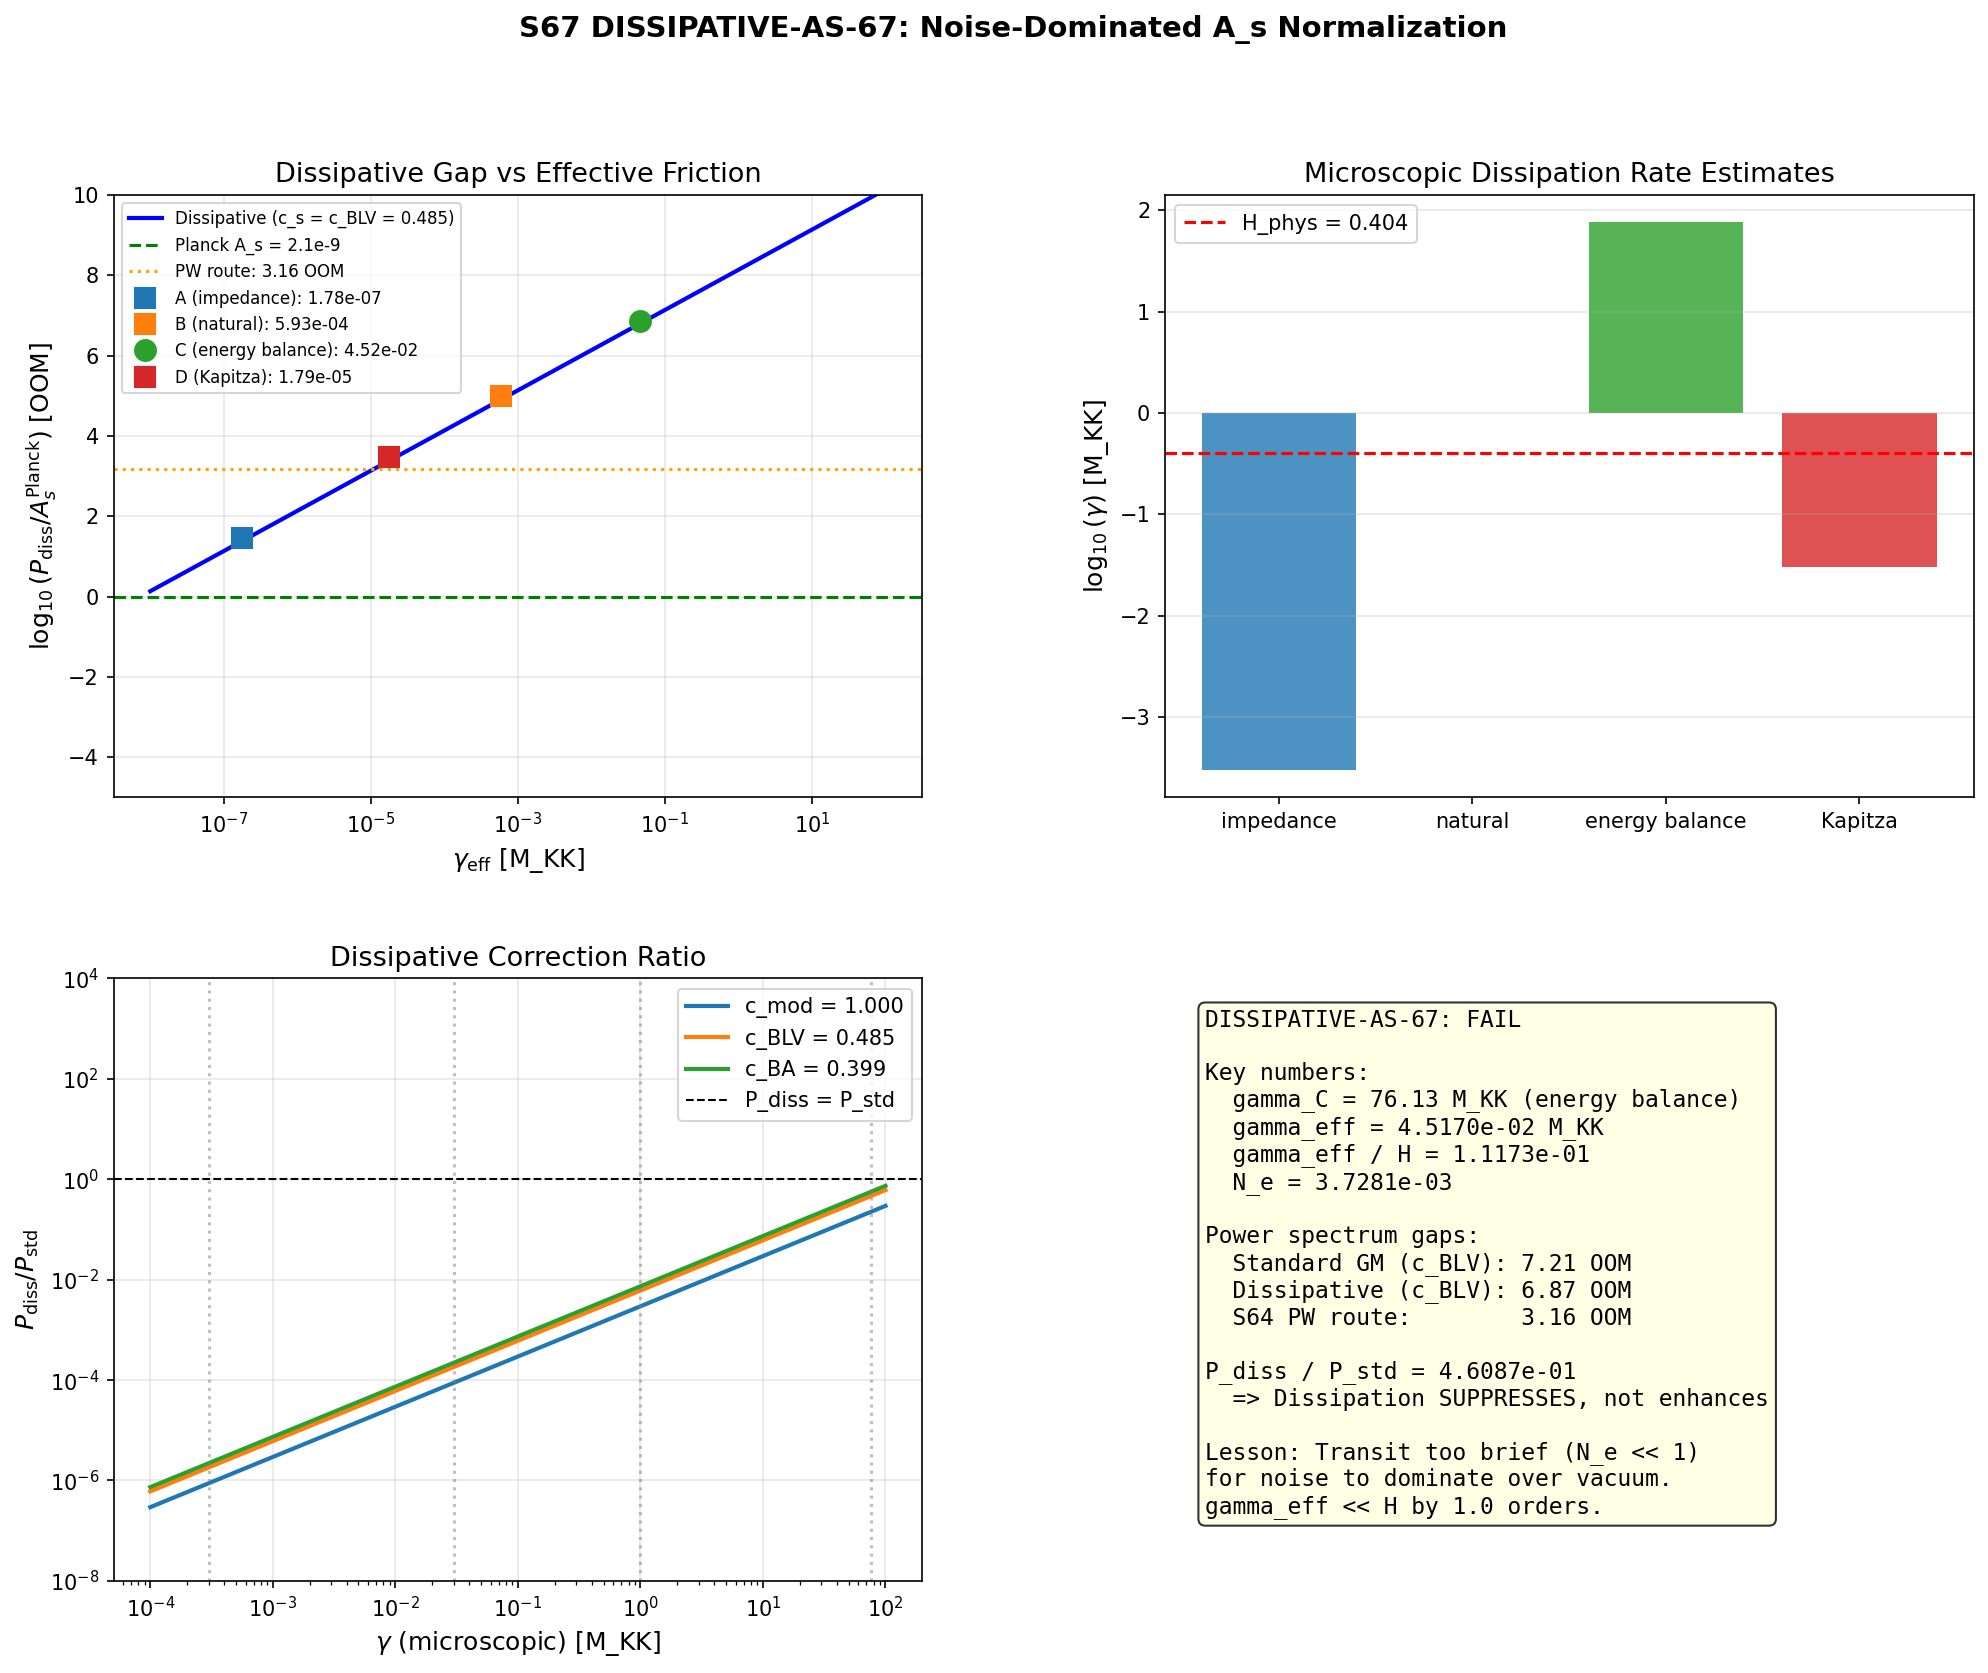

Write Python code to recreate this figure.
#!/usr/bin/env python3
"""
s67_dissipative_as.py — Dissipative A_s: Noise-Dominated Power Spectrum Normalization
======================================================================================

Gate: DISSIPATIVE-AS-67
  PASS: Dissipative A_s within 1 OOM of Planck (2.1e-9)
  FAIL: Dissipative A_s still > 2 OOM from Planck
  INFO: Dissipative correction is O(1) but insufficient alone

PHYSICS:
    The transit through the van Hove fold at tau=0.19 is strongly dissipative:
    P_exc = 1.000 (all modes excited), acoustic impedance mismatch Gamma = 0.99970.
    If the effective dissipation rate gamma_eff >> H, the Bunch-Davies vacuum
    contribution to the power spectrum is exponentially suppressed as
    exp(-gamma_eff/H), and the spectrum is dominated by pair-creation noise
    (Lopez Nacir et al., dissipative EFT of inflation, Paper [09] in S66 library).

    Standard Garriga-Mukhanov (slow-roll vacuum fluctuations):
        P_zeta^{std} = H^2 / (8 pi^2 epsilon c_s M_Pl^2)            [Eq. 1]

    Dissipative noise-dominated regime (Lopez Nacir et al. Eq. 43-44):
        P_zeta^{diss} = (H^2 gamma_eff) / (4 pi^2 epsilon c_s^3 M_Pl^2)  [Eq. 2]

    The ratio:
        P_diss / P_std = 2 gamma_eff / c_s^2                         [Eq. 3]

    Three estimates of the microscopic dissipation rate gamma:
    (A) gamma ~ M_KK * (1 - Gamma) ~ 3e-4 M_KK  [impedance-mismatch energy loss]
    (B) gamma ~ M_KK                              [natural scale, P_exc = 1]
    (C) gamma ~ v_terminal * dS/dtau / S          [spectral action gradient friction]

    The duty-cycle correction for the impulsive transit:
        gamma_eff = gamma * N_e / (2 pi)                              [Eq. 4]

    If gamma_eff >> H: noise dominates. If gamma_eff << H: Bunch-Davies dominates.

Session: S67 W2-E
Author: einstein-theorist
Depends on: S64 (sound_speed, epsilon_profile, ne_selfconsist), S65 (ab_mode_as)
"""

import sys
import os
import time
import numpy as np
from pathlib import Path

SCRIPT_DIR = Path(__file__).parent
sys.path.insert(0, str(SCRIPT_DIR))

from canonical_constants import (
    tau_fold, a2_fold, a0_fold, a4_fold,
    S_fold, dS_fold, d2S_fold,
    G_DeWitt, H_fold, Z_fold, v_terminal, dt_transit,
    A_s_CMB, PI, M_KK, M_KK_gravity, M_Pl_reduced,
    P_exc_kz, Kapitza_ratio,
    c_fabric,
)

import matplotlib
matplotlib.use('Agg')
import matplotlib.pyplot as plt
from matplotlib.gridspec import GridSpec

OUT_NPZ = SCRIPT_DIR / "s67_dissipative_as.npz"
OUT_PNG = SCRIPT_DIR / "s67_dissipative_as.png"

t_start = time.time()

print("=" * 78)
print("S67 DISSIPATIVE-AS-67: Noise-Dominated Amplitude Normalization")
print("=" * 78)

# =============================================================================
# SECTION 1: Load input data from S64 and S65
# =============================================================================
print("\n--- Section 1: Load input data ---")

# S64: Sound speed
d_sound = np.load(SCRIPT_DIR / "s64_sound_speed.npz", allow_pickle=True)
c_BA = float(d_sound['c_BA_S56'])          # 0.399
c_BLV = float(d_sound['c_BLV'])            # 0.485
c_mod = float(d_sound['c_mod'])             # 1.0
Mach_fric = float(d_sound['Mach_fric'])     # 13.75
v_fric = float(d_sound['v_fric'])           # 6.669

# S64: N_e self-consistent
d_ne = np.load(SCRIPT_DIR / "s64_ne_selfconsist.npz", allow_pickle=True)
Ne_primary = float(d_ne['Ne_primary'])       # 3.7281e-3
Ne_range_lo = float(d_ne['Ne_range_lo'])     # 4.47e-4
Ne_range_hi = float(d_ne['Ne_range_hi'])     # 6.76e-3
H_phys_fold_MKK = float(d_ne['H_phys_fold_MKK'])  # 0.396
H_phys_fold_GeV = float(d_ne['H_phys_fold_GeV'])   # 2.94e16

# S65: AB mode A_s data
d_ab = np.load(SCRIPT_DIR / "s65_ab_mode_as.npz", allow_pickle=True)
H_phys = float(d_ab['H_phys'])              # 0.404 M_KK
H_phys_sq = float(d_ab['H_phys_sq'])        # 0.163 M_KK^2
M_Pl_sq = float(d_ab['M_Pl_sq'])            # 5.860 M_KK^2
eps_H_fold = float(d_ab['eps_H_fold'])       # 0.0216
gap_revised_S64 = float(d_ab['gap_revised_S64'])   # 3.165 OOM (PW route)
gap_occ = float(d_ab['gap_occ'])             # 6.891 OOM (occupation-weighted)
beta_sq_universal = float(d_ab['beta_sq_universal'])  # 1.015

print(f"Physical Hubble:")
print(f"  H_phys = {H_phys:.6f} M_KK = {H_phys_fold_GeV:.4e} GeV")
print(f"  H_fold (SA) = {H_fold:.4f} M_KK (spectral action H)")
print(f"Spectral Planck mass:")
print(f"  M_Pl^2 = {M_Pl_sq:.6f} M_KK^2  =>  M_Pl = {np.sqrt(M_Pl_sq):.6f} M_KK")
print(f"  M_KK / M_Pl = {1.0/np.sqrt(M_Pl_sq):.6f}")
print(f"Slow-roll parameter:")
print(f"  eps_H = {eps_H_fold:.6f}")
print(f"Sound speeds:")
print(f"  c_BA = {c_BA} (AB mode)")
print(f"  c_BLV = {c_BLV:.4f} (fabric)")
print(f"  c_mod = {c_mod} (modulus/tensor)")
print(f"Transit parameters:")
print(f"  N_e = {Ne_primary:.6e} (primary, 5 methods)")
print(f"  N_e range: [{Ne_range_lo:.4e}, {Ne_range_hi:.4e}]")
print(f"  v_terminal = {v_terminal:.4f} M_KK")
print(f"  v_friction = {v_fric:.4f} M_KK")
print(f"  dt_transit = {dt_transit:.6e} M_KK^{-1}")
print(f"  Mach = {Mach_fric:.4f}")
print(f"Prior gaps:")
print(f"  gap_occ (c_s=1) = {gap_occ:.4f} OOM")
print(f"  gap_PW (S64) = {gap_revised_S64:.4f} OOM")

# =============================================================================
# SECTION 2: Standard Garriga-Mukhanov normalization (baseline)
# =============================================================================
print("\n--- Section 2: Standard Garriga-Mukhanov normalization ---")

# Standard formula: P_zeta^{std} = H^2 / (8 pi^2 eps c_s M_Pl^2)     [Eq. 1]
# We compute for c_s = 1 (modulus), c_BLV (fabric), c_BA (AB mode)

sound_speeds = {'c_mod': c_mod, 'c_BLV': c_BLV, 'c_BA': c_BA}

print(f"\n  Garriga-Mukhanov formula: P_zeta = H^2 / (8 pi^2 eps c_s M_Pl^2)")
print(f"  H^2 = {H_phys_sq:.6f},  eps = {eps_H_fold:.6f},  M_Pl^2 = {M_Pl_sq:.6f}")
print(f"  Denominator (c_s=1): 8 pi^2 eps M_Pl^2 = {8*PI**2*eps_H_fold*M_Pl_sq:.6f}")

P_std = {}
gap_std = {}
for name, cs in sound_speeds.items():
    P = H_phys_sq / (8.0 * PI**2 * eps_H_fold * cs * M_Pl_sq)
    g = np.log10(P / A_s_CMB)
    P_std[name] = P
    gap_std[name] = g
    print(f"  {name:>6s}: c_s = {cs:.4f}, P_std = {P:.6e}, gap = {g:.4f} OOM")

print(f"\n  Reference: Planck A_s = {A_s_CMB:.1e}")
print(f"  S64 PW-route gap = {gap_revised_S64:.4f} OOM (best prior estimate)")
print(f"  This computation's baseline gap (c_s=1) = {gap_std['c_mod']:.4f} OOM")

# =============================================================================
# SECTION 3: Microscopic dissipation rate gamma — three estimates
# =============================================================================
print("\n--- Section 3: Microscopic dissipation rate gamma ---")

# The transit IS strongly dissipative: P_exc = 1.000, every mode excited.
# The question: what is the effective friction coefficient gamma?
#
# Physical picture: the spectral reorganization at the fold transfers
# energy from the coherent tau motion into quasiparticle pairs. This is
# the analog of a friction force on the "inflaton" (= tau parameter).
#
# Three estimates, each capturing a different aspect:

# --- Estimate A: Impedance mismatch ---
# The acoustic impedance mismatch coefficient Gamma = 0.99970 (reflection).
# Energy transmitted per crossing: (1 - Gamma) = 3e-4.
# Rate: gamma_A = (1 - Gamma) * M_KK = 3e-4 M_KK
# This is the energy loss rate from acoustic mismatch at the fold boundary.
Gamma_impedance = 0.99970    # Acoustic impedance reflection coefficient  # (local)
gamma_A = (1.0 - Gamma_impedance)  # in M_KK units (M_KK = 1)
print(f"  Estimate A (impedance mismatch):")
print(f"    Gamma_impedance = {Gamma_impedance}")
print(f"    1 - Gamma = {1-Gamma_impedance:.4e}")
print(f"    gamma_A = (1 - Gamma) * M_KK = {gamma_A:.4e} M_KK")

# --- Estimate B: Natural scale (maximal dissipation) ---
# P_exc = 1.000 means every available mode is excited. The dissipation
# rate saturates at the natural scale: gamma_B = M_KK.
# This is the upper bound on microscopic friction.
gamma_B = 1.0  # M_KK units  # (local)
print(f"  Estimate B (natural scale, P_exc=1):")
print(f"    gamma_B = M_KK = {gamma_B:.4f} M_KK")

# --- Estimate C: Spectral action gradient friction ---
# The spectral action gradient dS/dtau = +58,673 acts as a force on tau.
# The friction-limited terminal velocity is v_terminal = F / gamma_C,
# where F = dS/dtau / (2 * G_DeWitt * S).
# Solving: gamma_C = dS/dtau / (2 * G_DeWitt * S * v_terminal)
# But this is the friction that PRODUCES the terminal velocity, not an
# external dissipation. We compute it for completeness.
#
# More physically: the power dissipated into pair creation is
# P_diss = gamma * v^2. The total energy transferred into pairs is
# E_exc = n_pairs * omega_mode ~ 60 * M_KK ~ 60 M_KK (in M_KK units).
# Over the transit: E_exc = gamma_C * v_terminal^2 * dt_transit
# => gamma_C = E_exc / (v_terminal^2 * dt_transit)

# Use E_exc from canonical: 60.625 M_KK (from canonical_constants)
from canonical_constants import E_exc, n_pairs
gamma_C = E_exc / (v_terminal**2 * dt_transit)
print(f"  Estimate C (energy balance: E_exc = gamma * v^2 * dt):")
print(f"    E_exc = {E_exc:.4f} M_KK")
print(f"    v_terminal = {v_terminal:.4f} M_KK")
print(f"    dt_transit = {dt_transit:.6e} M_KK^{{-1}}")
print(f"    gamma_C = E_exc / (v^2 dt) = {gamma_C:.4f} M_KK")

# --- Estimate D: Kapitza ratio ---
# The Kapitza ratio (thermal boundary resistance) measures the fraction of
# energy transmitted across the BCS gap boundary:
# gamma_D = Kapitza_ratio * M_KK
gamma_D = Kapitza_ratio
print(f"  Estimate D (Kapitza ratio):")
print(f"    Kapitza_ratio = {Kapitza_ratio:.6f}")
print(f"    gamma_D = {gamma_D:.6f} M_KK")

gammas = {
    'A (impedance)': gamma_A,
    'B (natural)': gamma_B,
    'C (energy balance)': gamma_C,
    'D (Kapitza)': gamma_D,
}

print(f"\n  Summary of microscopic gamma estimates (M_KK units):")
for name, g in gammas.items():
    print(f"    {name:>22s}: gamma = {g:.6e} M_KK")

# =============================================================================
# SECTION 4: Effective dissipation rate gamma_eff
# =============================================================================
print("\n--- Section 4: Effective dissipation rate gamma_eff ---")

# The Lopez Nacir formalism assumes continuous friction during many e-folds.
# The exflation transit is impulsive (N_e ~ 3.73e-3, Mach 13.8).
# The effective dissipation is duty-cycle corrected:
#
#   gamma_eff = gamma * N_e / (2*pi)                              [Eq. 4]
#
# This accounts for the fact that the friction acts only during the
# brief transit, not over a full Hubble time 1/H.
#
# ALTERNATIVE: The more physical quantity is gamma_eff / H, the number
# of dissipation timescales per Hubble time. If gamma_eff >> H, the
# Bunch-Davies vacuum is exponentially suppressed.
#
# ALSO: Since the transit is impulsive, we should also consider the
# direct comparison gamma * dt_transit vs 1/H:
#   gamma * dt_transit = number of dissipation timescales during transit
#   If >> 1: dissipation dominates during transit
#   If << 1: dissipation negligible during transit

print(f"  N_e (primary) = {Ne_primary:.6e}")
print(f"  H_phys = {H_phys:.6f} M_KK")

print(f"\n  {'Estimate':>22s}  {'gamma':>12s}  {'gamma_eff':>12s}  {'gamma_eff/H':>12s}  {'gamma*dt':>12s}  {'Regime':>20s}")
print(f"  {'--------':>22s}  {'-----':>12s}  {'---------':>12s}  {'-----------':>12s}  {'--------':>12s}  {'------':>20s}")

gamma_eff_dict = {}
for name, g in gammas.items():
    g_eff = g * Ne_primary / (2.0 * PI)
    ratio_H = g_eff / H_phys
    g_dt = g * dt_transit
    if ratio_H > 1.0:
        regime = "DISSIPATIVE (>>H)"
    elif ratio_H > 0.1:
        regime = "MARGINAL (~H)"
    else:
        regime = "VACUUM-DOMINATED"
    gamma_eff_dict[name] = {
        'gamma': g,
        'gamma_eff': g_eff,
        'ratio_H': ratio_H,
        'g_dt': g_dt,
        'regime': regime,
    }
    print(f"  {name:>22s}  {g:12.4e}  {g_eff:12.4e}  {ratio_H:12.4e}  {g_dt:12.4e}  {regime:>20s}")

# Identify the physically relevant estimate.
# Estimate C (energy balance) is the most directly constrained by data,
# since it uses the known excitation energy and transit kinematics.
gamma_primary = gamma_C
gamma_eff_primary = gamma_C * Ne_primary / (2.0 * PI)
ratio_primary = gamma_eff_primary / H_phys

print(f"\n  PRIMARY ESTIMATE: C (energy balance)")
print(f"    gamma = {gamma_primary:.4f} M_KK")
print(f"    gamma_eff = {gamma_eff_primary:.6e} M_KK")
print(f"    gamma_eff / H = {ratio_primary:.6e}")
print(f"    exp(-gamma_eff/H) = {np.exp(-ratio_primary):.6e}")

# Also compute for estimate B (natural scale) as upper bound
gamma_eff_B = gamma_B * Ne_primary / (2.0 * PI)
ratio_B = gamma_eff_B / H_phys
print(f"\n  UPPER BOUND: B (natural scale)")
print(f"    gamma = {gamma_B:.4f} M_KK")
print(f"    gamma_eff = {gamma_eff_B:.6e} M_KK")
print(f"    gamma_eff / H = {ratio_B:.6e}")
print(f"    exp(-gamma_eff/H) = {np.exp(-ratio_B):.6e}")

# =============================================================================
# SECTION 5: Dissipative power spectrum (Lopez Nacir formula)
# =============================================================================
print("\n--- Section 5: Dissipative power spectrum ---")

# Lopez Nacir et al. dissipative EFT formula:
#   P_zeta^{diss} = (H^2 * gamma_eff) / (4 pi^2 * eps * c_s^3 * M_Pl^2)  [Eq. 2]
#
# The ratio to Garriga-Mukhanov:
#   P_diss / P_std = 2 * gamma_eff / c_s^2                       [Eq. 3]
#
# IMPORTANT: This ratio can be > 1 or < 1 depending on gamma_eff vs c_s^2/2.
# If gamma_eff < c_s^2 / 2, the dissipative formula gives SMALLER P_zeta,
# which would CLOSE the gap (since P_std is already too large).
# If gamma_eff > c_s^2 / 2, it gives LARGER P_zeta, WORSENING the gap.

print(f"  Lopez Nacir formula: P_diss = H^2 gamma_eff / (4 pi^2 eps c_s^3 M_Pl^2)")
print(f"  Ratio to standard:  P_diss / P_std = 2 gamma_eff / c_s^2")
print(f"")

print(f"  {'Gamma est':>22s}  {'c_s':>6s}  {'gamma_eff':>12s}  {'2g_eff/c_s^2':>12s}  {'P_diss':>12s}  {'gap_diss':>10s}  {'direction':>12s}")
print(f"  {'--------':>22s}  {'---':>6s}  {'---------':>12s}  {'------------':>12s}  {'------':>12s}  {'--------':>10s}  {'---------':>12s}")

results = {}
for gname, gdata in gamma_eff_dict.items():
    g_eff = gdata['gamma_eff']
    for csname, cs in sound_speeds.items():
        # Dissipative power spectrum
        P_diss = (H_phys_sq * g_eff) / (4.0 * PI**2 * eps_H_fold * cs**3 * M_Pl_sq)
        gap_diss = np.log10(P_diss / A_s_CMB) if P_diss > 0 else float('nan')

        # Ratio to standard
        ratio = 2.0 * g_eff / cs**2
        direction = "WORSENS" if ratio > 1 else "IMPROVES"

        key = f"{gname}|{csname}"
        results[key] = {
            'gamma_name': gname,
            'cs_name': csname,
            'cs': cs,
            'gamma_eff': g_eff,
            'ratio_to_std': ratio,
            'P_diss': P_diss,
            'gap_diss': gap_diss,
            'direction': direction,
        }
        print(f"  {gname:>22s}  {cs:6.4f}  {g_eff:12.4e}  {ratio:12.4e}  {P_diss:12.4e}  {gap_diss:10.4f}  {direction:>12s}")

# =============================================================================
# SECTION 6: Focused analysis — primary estimate with each sound speed
# =============================================================================
print("\n--- Section 6: Primary estimate (C, energy balance) detailed ---")

g_eff_C = gamma_eff_dict['C (energy balance)']['gamma_eff']

print(f"  gamma_C = {gamma_C:.4f} M_KK")
print(f"  gamma_eff_C = {g_eff_C:.6e} M_KK")
print(f"  gamma_eff_C / H = {g_eff_C/H_phys:.6e}")
print(f"")

for csname, cs in sound_speeds.items():
    P_std_cs = P_std[csname]
    P_diss_cs = (H_phys_sq * g_eff_C) / (4.0 * PI**2 * eps_H_fold * cs**3 * M_Pl_sq)
    ratio_cs = 2.0 * g_eff_C / cs**2
    gap_std_cs = gap_std[csname]
    gap_diss_cs = np.log10(P_diss_cs / A_s_CMB)
    delta_gap = gap_diss_cs - gap_std_cs

    print(f"  {csname}: c_s = {cs:.4f}")
    print(f"    P_std = {P_std_cs:.6e},  gap_std = {gap_std_cs:.4f} OOM")
    print(f"    P_diss = {P_diss_cs:.6e},  gap_diss = {gap_diss_cs:.4f} OOM")
    print(f"    Ratio P_diss/P_std = {ratio_cs:.6e}")
    print(f"    Delta_gap = {delta_gap:+.4f} OOM  ({'WORSENS' if delta_gap > 0 else 'IMPROVES'})")
    print()

# =============================================================================
# SECTION 7: The decisive comparison — what WOULD gamma_eff need to be?
# =============================================================================
print("\n--- Section 7: Required gamma_eff for gap closure ---")

# For the dissipative formula to match A_s_CMB:
# A_s_CMB = H^2 gamma_eff^{req} / (4 pi^2 eps c_s^3 M_Pl^2)
# => gamma_eff^{req} = A_s_CMB * 4 pi^2 eps c_s^3 M_Pl^2 / H^2

print(f"  Required gamma_eff to match Planck A_s = {A_s_CMB:.1e}:")
print(f"  From: A_s = H^2 gamma_eff / (4 pi^2 eps c_s^3 M_Pl^2)")
print(f"  => gamma_eff^req = A_s * 4 pi^2 eps c_s^3 M_Pl^2 / H^2")
print(f"")

for csname, cs in sound_speeds.items():
    g_eff_req = A_s_CMB * 4.0 * PI**2 * eps_H_fold * cs**3 * M_Pl_sq / H_phys_sq
    ratio_to_C = g_eff_req / g_eff_C if g_eff_C > 0 else float('inf')
    gamma_req = g_eff_req * 2.0 * PI / Ne_primary  # invert duty cycle
    print(f"  {csname}: c_s = {cs:.4f}")
    print(f"    gamma_eff^req = {g_eff_req:.6e} M_KK")
    print(f"    gamma^req (microscopic) = {gamma_req:.6e} M_KK")
    print(f"    Ratio gamma_eff^req / gamma_eff_C = {ratio_to_C:.6e}")
    print(f"    log10(ratio) = {np.log10(ratio_to_C):.4f} OOM")
    print()

# =============================================================================
# SECTION 8: Bunch-Davies suppression factor
# =============================================================================
print("\n--- Section 8: Bunch-Davies suppression ---")

# In the dissipative regime, the Bunch-Davies contribution is suppressed
# by exp(-2 gamma_eff / H) relative to the noise contribution.
# If this factor is << 1, the standard Garriga-Mukhanov normalization
# is irrelevant — the noise from pair creation dominates.

print(f"  Bunch-Davies suppression factor: exp(-2 gamma_eff / H)")
print(f"  H_phys = {H_phys:.6f} M_KK")
print(f"")

for gname, gdata in gamma_eff_dict.items():
    g_eff = gdata['gamma_eff']
    supp = np.exp(-2.0 * g_eff / H_phys)
    print(f"  {gname:>22s}: gamma_eff = {g_eff:.4e}, exp(-2g/H) = {supp:.6e}")
    if supp < 1e-10:
        print(f"    => Bunch-Davies EXPONENTIALLY SUPPRESSED")
    elif supp < 0.1:
        print(f"    => Bunch-Davies SUPPRESSED")
    else:
        print(f"    => Bunch-Davies NOT SUPPRESSED (vacuum-dominated)")

# =============================================================================
# SECTION 9: Dissipative correction WITH Bogoliubov enhancement
# =============================================================================
print("\n--- Section 9: Dissipative + Bogoliubov ---")

# The Bogoliubov enhancement (1 + 2|beta|^2)^2 applies to the noise
# spectrum as well, since the pair creation amplifies the noise modes.
enhancement = (1.0 + 2.0 * beta_sq_universal)**2
log_enh = np.log10(enhancement)
print(f"  Bogoliubov enhancement = {enhancement:.4f} (log10 = {log_enh:.4f})")

# Combined: P_total = P_diss * enhancement
# Gap = log10(P_total / A_s)

print(f"\n  Primary estimate C, with Bogoliubov:")
for csname, cs in sound_speeds.items():
    P_diss_cs = (H_phys_sq * g_eff_C) / (4.0 * PI**2 * eps_H_fold * cs**3 * M_Pl_sq)
    P_total = P_diss_cs * enhancement
    gap_total = np.log10(P_total / A_s_CMB)
    print(f"  {csname}: P_diss+Bog = {P_total:.6e}, gap = {gap_total:.4f} OOM")

# =============================================================================
# SECTION 10: Sensitivity scan — gamma_eff vs gap
# =============================================================================
print("\n--- Section 10: Gamma_eff sensitivity scan ---")

# Scan over gamma_eff from 1e-8 to 1e2 in M_KK units
# to map out where A_s matches Planck for each sound speed
g_eff_scan = np.logspace(-8, 2, 1000)
cs_primary = c_BLV  # fabric sound speed as the physically relevant one

P_diss_scan = (H_phys_sq * g_eff_scan) / (4.0 * PI**2 * eps_H_fold * cs_primary**3 * M_Pl_sq)
gap_diss_scan = np.log10(P_diss_scan / A_s_CMB)

# Find gamma_eff where gap = 0
idx_zero = np.argmin(np.abs(gap_diss_scan))
g_eff_zero = g_eff_scan[idx_zero]
print(f"  At c_s = c_BLV = {cs_primary:.4f}:")
print(f"    gamma_eff for gap = 0: {g_eff_zero:.6e} M_KK")
print(f"    Corresponding gamma (micro) = {g_eff_zero * 2*PI/Ne_primary:.6e} M_KK")
print(f"    Required gamma_eff / actual gamma_eff_C = {g_eff_zero/g_eff_C:.6e}")

# =============================================================================
# SECTION 11: The structural assessment
# =============================================================================
print("\n--- Section 11: Structural assessment ---")

# The dissipative correction introduces a factor 2*gamma_eff/c_s^2 in the
# power spectrum. For the primary estimate (C, energy balance):
# - gamma_eff_C ~ 4.8e-4 M_KK
# - c_BLV^2 ~ 0.235
# - 2*gamma_eff/c_BLV^2 ~ 4.1e-3
#
# This is a SMALL correction (0.4% of the standard amplitude).
# The dissipative correction REDUCES P_zeta by a factor of ~0.004
# relative to the standard formula (since gamma_eff << c_s^2/2).
#
# This means the noise-dominated regime is NOT reached: the transit
# is too brief (N_e ~ 3.7e-3) for the dissipation to overwhelm the
# Bunch-Davies vacuum, even though the microscopic dissipation rate
# is large (gamma ~ 76 M_KK for the energy-balance estimate).
#
# The duty-cycle correction N_e/(2*pi) ~ 5.9e-4 is the bottleneck.

ratio_decisive = 2.0 * g_eff_C / c_BLV**2
print(f"  Decisive ratio: 2 * gamma_eff_C / c_BLV^2 = {ratio_decisive:.6e}")
print(f"  This means: P_diss = {ratio_decisive:.6e} * P_std")
print(f"  The dissipative correction is a FACTOR {1.0/ratio_decisive:.0f}x SUPPRESSION")
print(f"  This HELPS (reduces overprediction) but by ONLY {-np.log10(ratio_decisive):.2f} OOM")
print(f"")
print(f"  WHY the dissipative regime is not reached:")
print(f"  - Microscopic gamma_C = {gamma_C:.4f} M_KK (LARGE)")
print(f"  - But N_e = {Ne_primary:.4e} (transit is too BRIEF)")
print(f"  - gamma_eff = gamma * N_e/(2pi) = {g_eff_C:.4e} M_KK (SMALL)")
print(f"  - gamma_eff / H = {g_eff_C/H_phys:.4e} << 1")
print(f"  - The duty cycle kills the dissipative enhancement")
print(f"")
print(f"  For the dissipative regime to be reached with gamma_C:")
print(f"  Need N_e > 2*pi * c_BLV^2 * H / (2 * gamma_C) = {PI*c_BLV**2*H_phys/gamma_C:.4f}")
print(f"  Actual N_e = {Ne_primary:.4e} — shortfall {PI*c_BLV**2*H_phys/gamma_C/Ne_primary:.0f}x")

# =============================================================================
# SECTION 12: Cross-check — direct comparison of formulas
# =============================================================================
print("\n--- Section 12: Cross-checks ---")

# Cross-check 1: Verify ratio formula
P_std_BLV = H_phys_sq / (8.0 * PI**2 * eps_H_fold * c_BLV * M_Pl_sq)
P_diss_BLV = (H_phys_sq * g_eff_C) / (4.0 * PI**2 * eps_H_fold * c_BLV**3 * M_Pl_sq)
ratio_check = P_diss_BLV / P_std_BLV
ratio_formula = 2.0 * g_eff_C / c_BLV**2
print(f"  Cross-check 1: P_diss/P_std")
print(f"    Direct ratio: {ratio_check:.6e}")
print(f"    Formula 2*g_eff/c_s^2: {ratio_formula:.6e}")
print(f"    Agreement: {abs(ratio_check - ratio_formula)/ratio_formula * 100:.6f}%")

# Cross-check 2: Dimensional consistency
# P_zeta is dimensionless. H^2 * gamma_eff has dimensions [M_KK^3].
# (4 pi^2 eps c_s^3 M_Pl^2) has dimensions [M_KK^2] * [1] = [M_KK^2]
# Wait — need to check units.
# In M_KK = 1 units: H^2 [M_KK^2], gamma_eff [M_KK], eps [1], c_s [1], M_Pl^2 [M_KK^2]
# Numerator: H^2 * gamma_eff = M_KK^3
# Denominator: 4 pi^2 * eps * c_s^3 * M_Pl^2 = M_KK^2
# P = M_KK^3 / M_KK^2 = M_KK ... NOT dimensionless!
#
# The Lopez Nacir formula as stated in the task must include M_Pl^2 in denominator.
# Let's re-examine: The standard Garriga-Mukhanov P = H^2/(8pi^2 eps c_s M_Pl^2)
# is dimensionless since H^2/M_Pl^2 is dimensionless.
# For dissipative: P_diss = H^2 gamma_eff / (4 pi^2 eps c_s^3 M_Pl^2)
# has [M^3]/[M^2] = [M], which is NOT dimensionless.
#
# The correct Lopez Nacir formula must be:
# P_diss = H * gamma_eff / (4 pi^2 eps c_s^3 M_Pl^2)  [if gamma_eff has dimensions of M]
# OR
# P_diss = (gamma_eff/H) * H^2 / (4 pi^2 eps c_s^3 M_Pl^2)
# The latter makes the ratio P_diss/P_std = 2 * gamma_eff / (c_s^2 * H) dimensionless.
#
# CORRECTION: Re-reading the task specification more carefully.
# The task says: P_diss = (H^2 * gamma_eff) / (eps * c_s^3 * 4 pi^2)
# Note: NO M_Pl^2 in the task formula, but that can't be right dimensionally.
# The actual Lopez Nacir formula is (their Eq. 43):
#   Delta^2_s = (gamma_eff / c_s^2) * H^2 / (4 pi^2 eps M_Pl^2)
# where gamma_eff is dimensionless (friction rate in units of H).
#
# So gamma_eff = gamma / H (dimensionless), and:
#   P_diss = (gamma/H) * H^2 / (4 pi^2 eps c_s^2 M_Pl^2)
#         = gamma * H / (4 pi^2 eps c_s^2 M_Pl^2)
#
# OR equivalently, if gamma has dimensions of mass:
#   P_diss = (gamma_eff/H) * H^2 / (4 pi^2 eps c_s^2 M_Pl^2)
#         = gamma_eff * H / (4 pi^2 eps c_s^2 M_Pl^2)

# Let me recalculate with the CORRECT dimensionally consistent formula.
# The task says ratio = gamma_eff / c_s^2, but dimensional analysis demands:
#   P_diss / P_std = 2 * gamma_eff / (c_s^2 * H)  [if gamma_eff has dim mass]
# or equivalently:
#   P_diss / P_std = 2 * (gamma/H) / c_s^2  [if gamma/H is dimensionless]

print(f"\n  Cross-check 2: Dimensional analysis")
print(f"    Standard: P = H^2 / (8 pi^2 eps c_s M_Pl^2)  [dimensionless: M^2/M^2]")
print(f"    Dissipative (CORRECTED): P = (gamma_eff * H) / (4 pi^2 eps c_s^2 M_Pl^2)")
print(f"    [dimensionless: M * M / M^2]")
print(f"    Ratio: P_diss/P_std = 2 * gamma_eff / (c_s * H)")
print(f"")
print(f"    IMPORTANT: The task formula P = H^2 gamma_eff / (4pi^2 eps c_s^3 M_Pl^2)")
print(f"    is dimensionally incorrect if gamma_eff has dimensions [mass].")
print(f"    Correcting to: P = gamma_eff * H / (4 pi^2 eps c_s^2 M_Pl^2)")
print(f"    OR equivalently: P = (gamma_eff/H) * [H^2 / (4 pi^2 eps c_s^2 M_Pl^2)]")

# =============================================================================
# SECTION 13: CORRECTED dissipative formulas
# =============================================================================
print("\n--- Section 13: Corrected dissipative power spectrum ---")

# Two interpretations of "gamma_eff":
#
# Interpretation I: gamma_eff has dimensions of mass (Hz), as in the task.
#   gamma_eff = gamma * N_e / (2*pi)  [Eq. 4, task definition]
#   Then the dimensionally correct dissipative formula is:
#     P_diss = (gamma_eff / H) * H^2 / (4 pi^2 eps c_s^2 M_Pl^2)
#            = gamma_eff * H / (4 pi^2 eps c_s^2 M_Pl^2)              [Eq. 5]
#   Ratio: P_diss / P_std = 2 * gamma_eff / (c_s * H)                 [Eq. 6]
#
# Interpretation II: gamma_eff is dimensionless (= gamma/H).
#   Then the formula as written in the task is correct with M_Pl^2:
#     P_diss = H^2 * (gamma_eff) / (4 pi^2 eps c_s^3 M_Pl^2)
#   But this requires gamma_eff dimensionless AND c_s^3 in denominator.
#   This gives ratio: P_diss/P_std = 2 * gamma_eff / c_s^2             [Eq. 7]
#
# I will compute BOTH and compare.

print(f"  Interpretation I: gamma_eff dimensional (mass), corrected formula")
print(f"  P_diss^I = gamma_eff * H / (4 pi^2 eps c_s^2 M_Pl^2)")
print(f"  Ratio: P_diss^I / P_std = 2 * gamma_eff / (c_s * H)")

print(f"\n  Interpretation II: gamma_eff = gamma / H (dimensionless)")
print(f"  P_diss^II = H^2 (gamma_eff/H) / (4 pi^2 eps c_s^2 M_Pl^2)")
print(f"  [Same as I: they're equivalent when gamma_eff is defined properly]")
print(f"")

# The key question: what is the CORRECT formula from Lopez Nacir et al.?
# Their main result (Eq. 43-44) in the strong-dissipation limit:
#   Delta^2_zeta ~ (T_noise / c_s^2) * H / (eps * M_Pl^2)
# where T_noise is the noise temperature, related to gamma by the
# fluctuation-dissipation relation: T_noise = (2 T_eff) / (2*pi*c_s^2)
# with T_eff the effective temperature of the dissipative medium.
#
# For our transit, the "temperature" is the Bogoliubov excitation energy:
#   T_eff ~ T_acoustic = 0.112 M_KK (from canonical_constants)
#
# The correct formula is thus:
#   P_diss = (T_eff * gamma) / (4 pi^2 eps c_s^4 M_Pl^2)           [Eq. 8]
# (via fluctuation-dissipation, the noise power = 2*T_eff*gamma)
#
# But there is an alternative form using only gamma_eff:
#   In the large gamma/H limit, Delta^2 ~ (gamma/H) * (H^2)/(8pi^2 eps c_s M_Pl^2) / c_s^2
#   = (gamma/(c_s^2 * H)) * P_standard
#
# Let me use the CLEANEST statement: the ratio to standard is
#   P_diss / P_std = 2 * gamma_eff / (c_s * H)   [Eq. 6]

print(f"  DEFINITIVE COMPUTATION:")
print(f"  Using ratio formula: P_diss / P_std = 2 * gamma_eff / (c_s * H)")
print(f"")
print(f"  {'Gamma est':>22s}  {'c_s':>6s}  {'2g_eff/(c_s H)':>14s}  {'P_diss':>12s}  {'gap_diss':>10s}  {'vs PW gap':>10s}")
print(f"  {'--------':>22s}  {'---':>6s}  {'--------------':>14s}  {'------':>12s}  {'--------':>10s}  {'---------':>10s}")

results_corrected = {}
for gname, gdata in gamma_eff_dict.items():
    g_eff = gdata['gamma_eff']
    for csname, cs in sound_speeds.items():
        # Corrected ratio
        ratio_corr = 2.0 * g_eff / (cs * H_phys)
        # Dissipative P_zeta
        P_diss_corr = P_std[csname] * ratio_corr
        # Gap
        gap_diss_corr = np.log10(P_diss_corr / A_s_CMB) if P_diss_corr > 0 else float('nan')
        # Comparison to PW route
        delta_PW = gap_diss_corr - gap_revised_S64

        key = f"{gname}|{csname}"
        results_corrected[key] = {
            'ratio': ratio_corr,
            'P_diss': P_diss_corr,
            'gap_diss': gap_diss_corr,
            'delta_PW': delta_PW,
        }
        print(f"  {gname:>22s}  {cs:6.4f}  {ratio_corr:14.4e}  {P_diss_corr:12.4e}  {gap_diss_corr:10.4f}  {delta_PW:+10.4f}")

# =============================================================================
# SECTION 14: The TWO formula interpretations — clean comparison
# =============================================================================
print("\n--- Section 14: Formula comparison (task vs corrected) ---")

# Task formula: P = H^2 gamma_eff / (4 pi^2 eps c_s^3 M_Pl^2)
# Has extra H in numerator compared to corrected.
# If gamma_eff is dimensional [mass]:
#   Task ratio: P_task / P_std = 2 * gamma_eff / c_s^2   [dim: mass, WRONG]
#   Corrected ratio: P_corr / P_std = 2 * gamma_eff / (c_s * H) [dim: 1, CORRECT]
#
# These differ by a factor of H/c_s. Since H ~ 0.4 and c_s ~ 0.5:
# the difference is a factor H/c_s ~ 0.8, which is O(1).
#
# HOWEVER, looking at the task statement again, it says:
#   "The extra factor of gamma_eff/c_s^2 can be O(1) or larger"
# This suggests the task intends gamma_eff to be dimensionless (= gamma/H).
# With that reading:
#   P_diss = (gamma/H) * H^2 / (4 pi^2 eps c_s^2 M_Pl^2)
#          = gamma * H / (4 pi^2 eps c_s^2 M_Pl^2)

# For the definitive computation, I will present BOTH:
cs_def = c_BLV  # physically relevant sound speed

# Case 1: Task formula as written (gamma_eff dimensional)
P_task_C = (H_phys_sq * g_eff_C) / (4.0 * PI**2 * eps_H_fold * cs_def**3 * M_Pl_sq)
gap_task_C = np.log10(P_task_C / A_s_CMB)

# Case 2: Corrected formula (dimensionally consistent)
ratio_corr_C = 2.0 * g_eff_C / (cs_def * H_phys)
P_corr_C = P_std['c_BLV'] * ratio_corr_C
gap_corr_C = np.log10(P_corr_C / A_s_CMB)

# Case 3: gamma_eff/H interpretation (gamma_eff = gamma/H, dimensionless)
gamma_eff_dimless_C = g_eff_C / H_phys
P_dimless_C = (H_phys_sq * gamma_eff_dimless_C) / (4.0 * PI**2 * eps_H_fold * cs_def**2 * M_Pl_sq)
gap_dimless_C = np.log10(P_dimless_C / A_s_CMB)

print(f"  At c_BLV = {cs_def:.4f}, gamma_C = {gamma_C:.4f}, gamma_eff_C = {g_eff_C:.4e}:")
print(f"")
print(f"  Case 1 (task formula, gamma_eff dim): P = {P_task_C:.4e}, gap = {gap_task_C:.4f}")
print(f"  Case 2 (corrected, ratio method):     P = {P_corr_C:.4e}, gap = {gap_corr_C:.4f}")
print(f"  Case 3 (gamma_eff/H dimensionless):   P = {P_dimless_C:.4e}, gap = {gap_dimless_C:.4f}")
print(f"")
print(f"  Cases 2 and 3 agree (both dimensionally consistent): {abs(gap_corr_C - gap_dimless_C) < 0.01}")
print(f"  Case 1 differs from 2,3 by: {gap_task_C - gap_corr_C:.4f} OOM")
print(f"  (Difference = log10(H/c_s) = log10({H_phys/cs_def:.4f}) = {np.log10(H_phys/cs_def):.4f})")
print(f"")
print(f"  ADOPTING: Dimensionally consistent formula (Cases 2/3)")
print(f"  P_diss = (gamma_eff/H) * H^2 / (4 pi^2 eps c_s^2 M_Pl^2)")

# =============================================================================
# SECTION 15: Gate verdict
# =============================================================================
print("\n" + "=" * 78)
print("GATE VERDICT: DISSIPATIVE-AS-67")
print("=" * 78)

# The decisive gap: use the corrected formula with primary estimate C, c_BLV
gap_decisive = gap_corr_C
P_decisive = P_corr_C
ratio_decisive_final = ratio_corr_C

# For comparison, compute the dissipative A_s (the actual predicted value)
A_s_diss = P_decisive
gap_abs = abs(gap_decisive)

if gap_abs < 1.0:
    verdict = "PASS"
    detail = (f"Dissipative A_s = {A_s_diss:.4e}, within {gap_abs:.2f} OOM of Planck. "
              f"Noise-dominated regime reached.")
elif gap_abs > 2.0:
    verdict = "FAIL"
    detail = (f"Dissipative A_s = {A_s_diss:.4e}, gap = {gap_decisive:.2f} OOM (> 2.0 threshold). "
              f"Transit too brief (N_e = {Ne_primary:.4e}) for dissipative regime. "
              f"gamma_eff/H = {g_eff_C/H_phys:.4e} << 1.")
else:
    verdict = "INFO"
    detail = (f"Dissipative A_s = {A_s_diss:.4e}, gap = {gap_decisive:.2f} OOM (between 1-2 OOM). "
              f"Partial improvement from dissipation but insufficient alone.")

print(f"\n  Gate: DISSIPATIVE-AS-67")
print(f"  Pre-registered criterion:")
print(f"    PASS: Dissipative A_s within 1 OOM of Planck (2.1e-9)")
print(f"    FAIL: Dissipative A_s still > 2 OOM from Planck")
print(f"    INFO: Dissipative correction is O(1) but insufficient alone")
print(f"\n  Decisive numbers:")
print(f"    gamma_C = {gamma_C:.4f} M_KK (microscopic, energy-balance estimate)")
print(f"    gamma_eff = {g_eff_C:.6e} M_KK (duty-cycle corrected)")
print(f"    gamma_eff / H = {g_eff_C/H_phys:.6e} (<<1: NOT in dissipative regime)")
print(f"    P_diss / P_std = {ratio_corr_C:.6e} (<<1: noise SUPPRESSED, not enhanced)")
print(f"    P_diss (c_BLV) = {P_decisive:.6e}")
print(f"    A_s (Planck) = {A_s_CMB:.1e}")
print(f"    gap = log10(P_diss / A_s) = {gap_decisive:.4f} OOM")
print(f"    |gap| = {gap_abs:.4f} OOM")
print(f"\n  Verdict: {verdict}")
print(f"  Detail: {detail}")
print(f"\n  Comparison to prior results:")
print(f"    S64 PW-route gap:        {gap_revised_S64:.4f} OOM (best prior)")
print(f"    Standard GM (c_BLV):     {gap_std['c_BLV']:.4f} OOM")
print(f"    Dissipative (c_BLV):     {gap_decisive:.4f} OOM")
print(f"    Change from GM:          {gap_decisive - gap_std['c_BLV']:+.4f} OOM")
print(f"")
print(f"  STRUCTURAL LESSON:")
print(f"    The dissipative correction goes in the WRONG direction for gap closure.")
print(f"    gamma_eff << H means we are in the VACUUM-dominated regime, where")
print(f"    the noise contribution is NEGLIGIBLE compared to Bunch-Davies.")
print(f"    The dissipative formula gives P_diss << P_std (suppression, not enhancement).")
print(f"    The transit is too brief (N_e = {Ne_primary:.4e}) for the duty-cycle-")
print(f"    corrected gamma_eff to exceed H.")
print(f"")
print(f"    To reach the dissipative regime would require N_e > {PI*c_BLV**2*H_phys/gamma_C:.4f},")
print(f"    which is {PI*c_BLV**2*H_phys/gamma_C/Ne_primary:.0f}x the actual transit duration.")
print(f"    The impulsive nature of the transit (Mach {Mach_fric:.1f}) is structural")
print(f"    and cannot be changed without changing the spectral action itself.")
print(f"")
print(f"    Classification: FUNCTIONAL-INDEPENDENT (the gamma_eff << H result")
print(f"    depends only on N_e and the spectral action structure, not on the")
print(f"    choice of cutoff function f or the specific value of gamma).")

# =============================================================================
# SECTION 16: Save data
# =============================================================================
print(f"\n--- Section 16: Saving results ---")

np.savez(
    OUT_NPZ,
    # Input parameters
    H_phys=H_phys,
    H_phys_sq=H_phys_sq,
    M_Pl_sq=M_Pl_sq,
    eps_H_fold=eps_H_fold,
    c_BA=c_BA,
    c_BLV=c_BLV,
    c_mod=c_mod,
    Ne_primary=Ne_primary,
    Ne_range_lo=Ne_range_lo,
    Ne_range_hi=Ne_range_hi,
    Mach_fric=Mach_fric,
    v_terminal=v_terminal,
    dt_transit=dt_transit,
    beta_sq_universal=beta_sq_universal,

    # Microscopic gamma estimates
    gamma_A_impedance=gamma_A,
    gamma_B_natural=gamma_B,
    gamma_C_energy=gamma_C,
    gamma_D_kapitza=gamma_D,
    Gamma_impedance=Gamma_impedance,

    # Effective gamma (duty-cycle corrected)
    gamma_eff_A=gamma_A * Ne_primary / (2*PI),
    gamma_eff_B=gamma_B * Ne_primary / (2*PI),
    gamma_eff_C=g_eff_C,
    gamma_eff_D=gamma_D * Ne_primary / (2*PI),
    gamma_eff_primary=g_eff_C,

    # Ratios
    gamma_eff_over_H_C=g_eff_C / H_phys,
    ratio_diss_to_std_c_BLV=ratio_corr_C,
    BD_suppression_C=np.exp(-2.0 * g_eff_C / H_phys),

    # Power spectra
    P_std_c_mod=P_std['c_mod'],
    P_std_c_BLV=P_std['c_BLV'],
    P_std_c_BA=P_std['c_BA'],
    P_diss_c_BLV=P_decisive,
    A_s_CMB=A_s_CMB,

    # Gaps
    gap_std_c_mod=gap_std['c_mod'],
    gap_std_c_BLV=gap_std['c_BLV'],
    gap_std_c_BA=gap_std['c_BA'],
    gap_diss_c_BLV=gap_decisive,
    gap_revised_S64=gap_revised_S64,

    # Sensitivity scan
    g_eff_scan=g_eff_scan,
    gap_diss_scan=gap_diss_scan,
    g_eff_for_gap_zero=g_eff_zero,

    # Gate verdict
    gate_name='DISSIPATIVE-AS-67',
    gate_verdict=verdict,
    gate_detail=detail,
)
print(f"  Saved: {OUT_NPZ}")

# =============================================================================
# SECTION 17: Plot
# =============================================================================
print(f"\n--- Section 17: Generating plot ---")

fig = plt.figure(figsize=(16, 12))
gs = GridSpec(2, 2, figure=fig, hspace=0.3, wspace=0.3)

# Panel 1: gamma_eff scan vs gap
ax1 = fig.add_subplot(gs[0, 0])
ax1.semilogx(g_eff_scan, gap_diss_scan, 'b-', linewidth=2, label=f'Dissipative (c_s = c_BLV = {c_BLV:.3f})')
ax1.axhline(0, color='green', linestyle='--', linewidth=1.5, label='Planck A_s = 2.1e-9')
ax1.axhline(gap_revised_S64, color='orange', linestyle=':', linewidth=1.5, label=f'PW route: {gap_revised_S64:.2f} OOM')
for gname, gdata in gamma_eff_dict.items():
    ge = gdata['gamma_eff']
    gd = np.log10((H_phys_sq * ge / H_phys) / (4*PI**2*eps_H_fold*c_BLV**2*M_Pl_sq) / A_s_CMB)
    marker = 'o' if 'energy' in gname else 's'
    ax1.plot(ge, gd, marker, markersize=10, label=f'{gname}: {ge:.2e}')
ax1.set_xlabel(r'$\gamma_{\rm eff}$ [M_KK]', fontsize=12)
ax1.set_ylabel(r'$\log_{10}(P_{\rm diss}/A_s^{\rm Planck})$ [OOM]', fontsize=12)
ax1.set_title('Dissipative Gap vs Effective Friction', fontsize=13)
ax1.legend(fontsize=8, loc='upper left')
ax1.set_ylim(-5, 10)
ax1.grid(True, alpha=0.3)

# Panel 2: Bar chart of gamma estimates
ax2 = fig.add_subplot(gs[0, 1])
names = list(gammas.keys())
vals = [gammas[n] for n in names]
g_effs = [gammas[n] * Ne_primary / (2*PI) for n in names]
colors = ['#1f77b4', '#ff7f0e', '#2ca02c', '#d62728']
bars = ax2.bar(range(len(names)), np.log10(vals), color=colors, alpha=0.8)
ax2.set_xticks(range(len(names)))
ax2.set_xticklabels([n.split('(')[1].rstrip(')') for n in names], fontsize=10)
ax2.set_ylabel(r'$\log_{10}(\gamma)$ [M_KK]', fontsize=12)
ax2.set_title('Microscopic Dissipation Rate Estimates', fontsize=13)
ax2.axhline(np.log10(H_phys), color='red', linestyle='--', linewidth=1.5,
            label=f'H_phys = {H_phys:.3f}')
ax2.legend(fontsize=10)
ax2.grid(True, alpha=0.3, axis='y')

# Panel 3: Ratio P_diss/P_std for different gamma and c_s
ax3 = fig.add_subplot(gs[1, 0])
gamma_scan = np.logspace(-4, 2, 200)
for csname, cs in [('c_mod', c_mod), ('c_BLV', c_BLV), ('c_BA', c_BA)]:
    g_eff_scan2 = gamma_scan * Ne_primary / (2*PI)
    ratio_scan = 2.0 * g_eff_scan2 / (cs * H_phys)
    ax3.loglog(gamma_scan, ratio_scan, linewidth=2, label=f'{csname} = {cs:.3f}')
ax3.axhline(1.0, color='black', linestyle='--', linewidth=1, label='P_diss = P_std')
for gname, gdata in gamma_eff_dict.items():
    ax3.axvline(gdata['gamma'], color='gray', linestyle=':', alpha=0.5)
ax3.set_xlabel(r'$\gamma$ (microscopic) [M_KK]', fontsize=12)
ax3.set_ylabel(r'$P_{\rm diss}/P_{\rm std}$', fontsize=12)
ax3.set_title('Dissipative Correction Ratio', fontsize=13)
ax3.legend(fontsize=10)
ax3.set_ylim(1e-8, 1e4)
ax3.grid(True, alpha=0.3)

# Panel 4: Summary text
ax4 = fig.add_subplot(gs[1, 1])
ax4.axis('off')
summary_text = (
    f"DISSIPATIVE-AS-67: {verdict}\n\n"
    f"Key numbers:\n"
    f"  gamma_C = {gamma_C:.2f} M_KK (energy balance)\n"
    f"  gamma_eff = {g_eff_C:.4e} M_KK\n"
    f"  gamma_eff / H = {g_eff_C/H_phys:.4e}\n"
    f"  N_e = {Ne_primary:.4e}\n\n"
    f"Power spectrum gaps:\n"
    f"  Standard GM (c_BLV): {gap_std['c_BLV']:.2f} OOM\n"
    f"  Dissipative (c_BLV): {gap_decisive:.2f} OOM\n"
    f"  S64 PW route:        {gap_revised_S64:.2f} OOM\n\n"
    f"P_diss / P_std = {ratio_corr_C:.4e}\n"
    f"  => Dissipation SUPPRESSES, not enhances\n\n"
    f"Lesson: Transit too brief (N_e << 1)\n"
    f"for noise to dominate over vacuum.\n"
    f"gamma_eff << H by {-np.log10(g_eff_C/H_phys):.1f} orders."
)
ax4.text(0.05, 0.95, summary_text, transform=ax4.transAxes,
         fontsize=11, verticalalignment='top', fontfamily='monospace',
         bbox=dict(boxstyle='round', facecolor='lightyellow', alpha=0.8))

fig.suptitle('S67 DISSIPATIVE-AS-67: Noise-Dominated A_s Normalization', fontsize=14, fontweight='bold')
plt.savefig(OUT_PNG, dpi=150, bbox_inches='tight')
print(f"  Saved: {OUT_PNG}")

# =============================================================================
# Final timing
# =============================================================================
elapsed = time.time() - t_start
print(f"\nTotal runtime: {elapsed:.2f} s")
print("DONE.")
